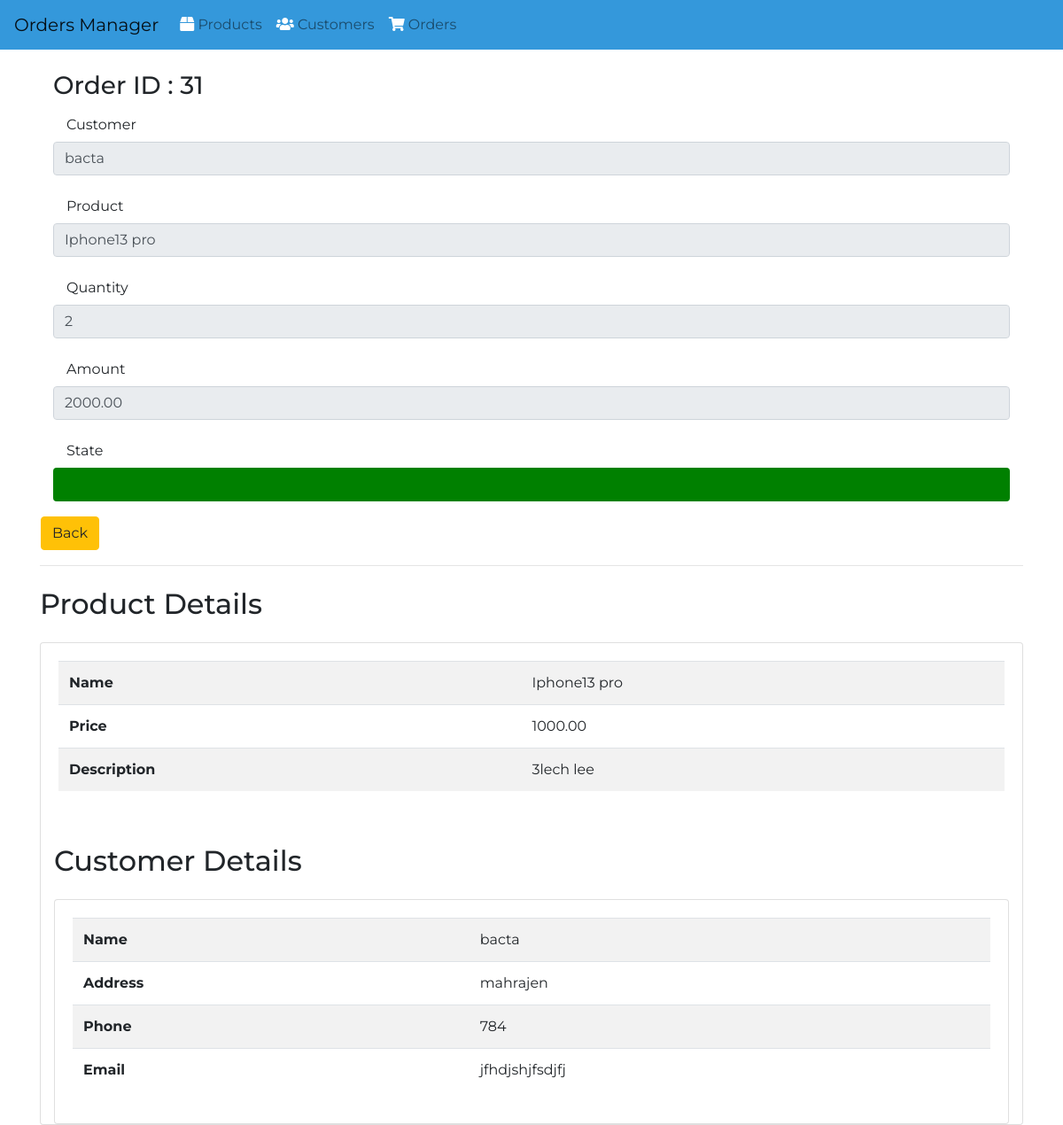
The page /orders/view/31/ on the database its author committed.
### orders/models.py (models this page shows, shortened)
class Order(models.Model):
    STATUS=(
        ('green','Delivred'),
        ('red','Canceled'),
        ('yellow','Wait for confirmation'),
    )
    customer = models.ForeignKey(Customer, on_delete=models.CASCADE)
    product = models.ForeignKey(Product, on_delete=models.CASCADE)
    quantity = models.PositiveIntegerField()
    state = models.CharField(max_length=50,choices=STATUS,default='yellow')
    date_placed = models.DateTimeField(auto_now_add=True)
    date_fulfilled = models.DateTimeField(null=True)
    price = models.DecimalField(max_digits=8, decimal_places=2)

### customers/models.py (models this page shows, shortened)
class Customer(models.Model):
    name = models.CharField(max_length=100)
    email = models.EmailField()
    phone = models.CharField(max_length=15)
    address = models.TextField()

### products/models.py (models this page shows, shortened)
class Product(models.Model):
    name = models.CharField(max_length=100)
    price = models.DecimalField(max_digits=8, decimal_places=2)
    description = models.TextField()

### orders/views.py (the view)
# urls.py: path('orders/view/<int:pk>/',views.order_detail,name='order_detail'),
def order_detail(request,pk):
    order = Order.objects.get(id=pk)
    product =Product.objects.get(id=order.product.id)
    customer =Customer.objects.get(id=order.customer.id)
    context ={
        'order':order,
        'pr':product,
        'cs':customer,
    }
    return render(request, 'orders/order_detail.html',context)

### orders/templates/orders/order_detail.html (shortened to what this page needs)
{% extends 'customers/base.html' %}
{% block content %}
        <div class="container mt-4">
          <h3> Order ID : {{order.id}}</h3>
                          <form action="" method="POST">
                            <div class="form-group ">
                                <label for="name" class="col-sm-2 col-form-label">Customer</label>
                              <input type="text" readonly class="form-control" id="name" name="quantity" value="{{order.customer.name}}">
                                </div>
                              <div class="form-group ">
                                <label for="product" class="col-sm-2 col-form-label">Product</label>
                              <input type="text" readonly  class="form-control" id="product" name="quantity" value="{{order.product.name}}">
                                </div>
                            <div class="form-group ">
                              <label for="qte" class="col-sm-2 col-form-label">Quantity</label>
                            <input type="text" readonly class="form-control" id="qte" name="quantity" value="{{order.quantity}}">
                              </div>
                              <div class="form-group ">
                                <label for="price" class="col-sm-2 col-form-label">Amount</label>
                                <input type="text" readonly class="form-control" id="price" name="quantity" value="{{order.price}}">
                            </div>
                              <div class="form-group ">
                                <label for="state" class="col-sm-2 col-form-label">State</label>
                                <input style="color:white ; background :{{order.state}}" type="text" readonly  class="form-control btn " id="state" name="quantity" >
                            </div>
                        <div class="form-group row">
                                <table>
                                    <tr>
                                        <td>
                                            <button type="button" class="btn btn-warning" onclick="history.back()">Back</button>
                                            </td>
                                    </tr>
                                </table>
            </div>
                        </form>
                    </div>
                    <hr>
                  </div>
                    <div class="container mt-4">
                      <h2>Product Details</h2>
                      <div class="card mt-4">
                        <div class="row no-gutters">
                          <div class="col-md">
                            <div class="card-body">
                              <table class="table table-striped">
                                <tbody>
                                  <tr>
                                    <th>Name</th>
                                    <td>{{pr.name}}</td>
                                  </tr>
                                  <tr>
                                    <th>Price</th>
                                    <td>{{pr.price}}</td>
                                  </tr>
                                  <tr>
                                    <th>Description</th>
                                    <td>{{pr.description}}</td>
                                  </tr>
                                </tbody>
                              </table>
                            </div>
                          </div>
                      </div>
              <div class="container mt-4">
                <h2>Customer Details</h2>
                <div class="card mt-4">
                  <div class="row no-gutters">
                    <div class="col-md">
                      <div class="card-body">
                        <table class="table table-striped">
                          <tbody>
                            <tr>
                              <th>Name</th>
                              <td>{{cs.name}}</td>
                            </tr>
                            <tr>
                              <th>Address</th>
                              <td>{{cs.address}}</td>
                            </tr>
                            <tr>
                              <th>Phone</th>
                              <td>{{cs.phone}}</td>
                            </tr>
                            <tr>
                              <th>Email</th>
                              <td>{{cs.email}}</td>
                            </tr>
                          </tbody>
                        </table>
                      </div>
                    </div>
                  </div>
            </div>              </div>
          </div>
    {% endblock content %}

### customers/templates/customers/base.html (style rules this page uses)
* { font-family: 'Montserrat', sans-serif; }

### rows shown on the page
Order: id "31", quantity "bacta", quantity "Iphone13 pro", quantity "2", quantity "2000.00"
Product: name "Iphone13 pro", price "1000.00", description "3lech lee"
Customer: name "bacta", address "mahrajen", phone "784", email "jfhdjshjfsdjfj"
